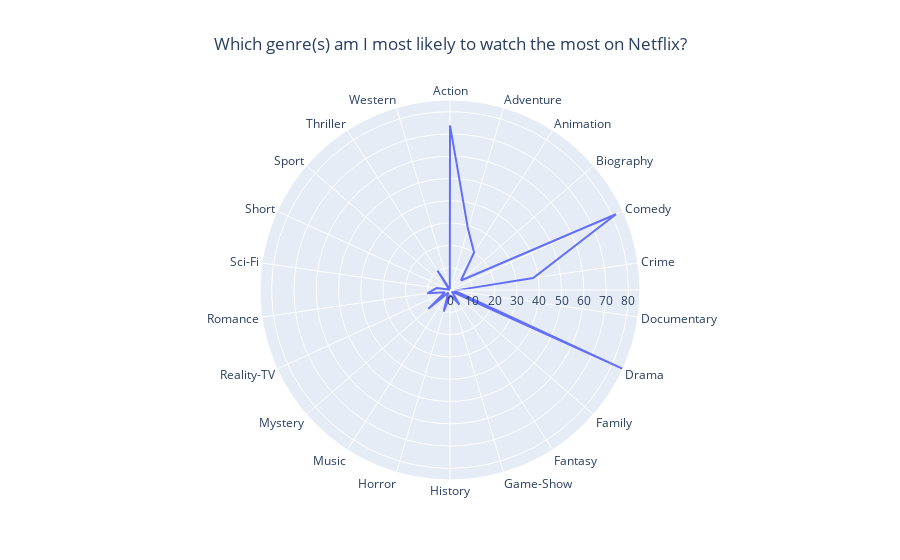

Notebook cell for this chart:
### Code cell
fig = px.line_polar(df_genres, r='Weighted-counts', theta='Genre-count', line_close=True,
                    title='Which genre(s) am I most likely to watch the most on Netflix?')
fig.update_layout(title_x=0.5)
fig.write_image("images/genre_graph.png")
fig.show()

### Figure 1 — Plotly figure (JSON) as saved in the notebook; plotly's stock layout.template omitted (floating-point values rounded to 4 significant figures)
{"data": [{"hovertemplate": "Weighted-counts=%{r}<br>Genre-count=%{theta}<extra></extra>", "legendgroup": "", "line": {"color": "#636efa", "dash": "solid"}, "marker": {"symbol": "circle"}, "mode": "lines", "name": "", "r": [73.8, 28.6, 20, 6.5, 81.8, 37.7, 2, 85.2, 1.1, 7.8, 3, 2.5, 10.1, 1.4, 12.9, 2.5, 10.3, 6.1, 0.5, 0.6, 10.4, 0.3, 73.8], "showlegend": false, "subplot": "polar", "theta": ["Action", "Adventure", "Animation", "Biography", "Comedy", "Crime", "Documentary", "Drama", "Family", "Fantasy", "Game-Show", "History", "Horror", "Music", "Mystery", "Reality-TV", "Romance", "Sci-Fi", "Short", "Sport", "Thriller", "Western", "Action"], "type": "scatterpolar"}], "layout": {"legend": {"tracegroupgap": 0}, "polar": {"angularaxis": {"direction": "clockwise", "rotation": 90}, "domain": {"x": [0, 1], "y": [0, 1]}}, "title": {"text": "Which genre(s) am I most likely to watch the most on Netflix?", "x": 0.5}}}
